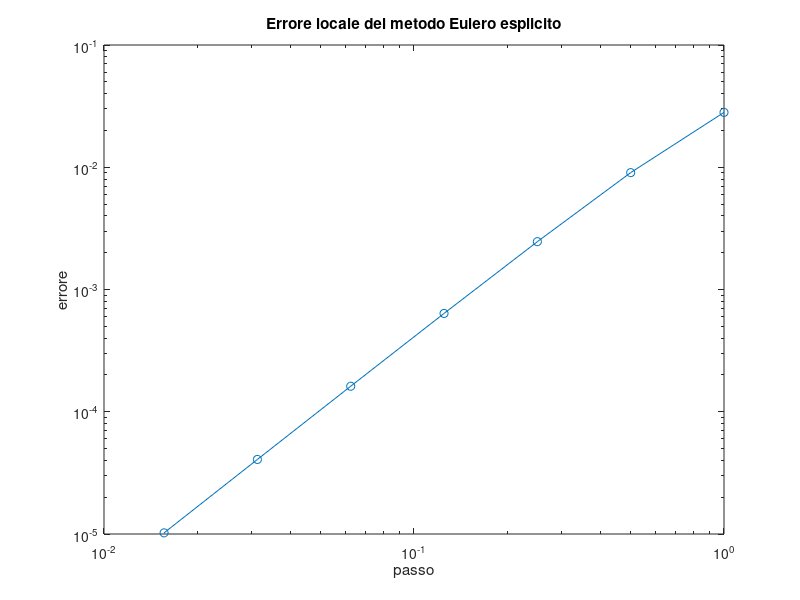

MATLAB code for this plot:
%Verifichiamo che l'errore locale del metodo di 
% Eulero esplicito sia O(h^2)
%Usiamo come esempio la ODE
%  y' = y(1-y)
%  y(0) = y0 = 0.3
% la cui soluzione esatta è
%  y(t) = y0*exp(t)/(1+y0*(exp(t)-1))
  
y0=0.3;

H= 2.^ (0:-1:-6);
clear err
for k=1:length(H)
    h=H(k);
    esatta = y0*exp(h)/(1+y0*(exp(h)-1)); % al tempo t=h
    y1 = y0 + h* y0*(1-y0);  %Metodo di E.E.
    err(k) = abs(y1-esatta);
end
loglog(H, err,'o-');
title 'Errore locale del metodo Eulero esplicito'
xlabel 'passo'
ylabel 'errore'

p=polyfit(log(H), log(err) ,1);
disp(sprintf('Ordine di convergenza misurato: %f',p(1)))